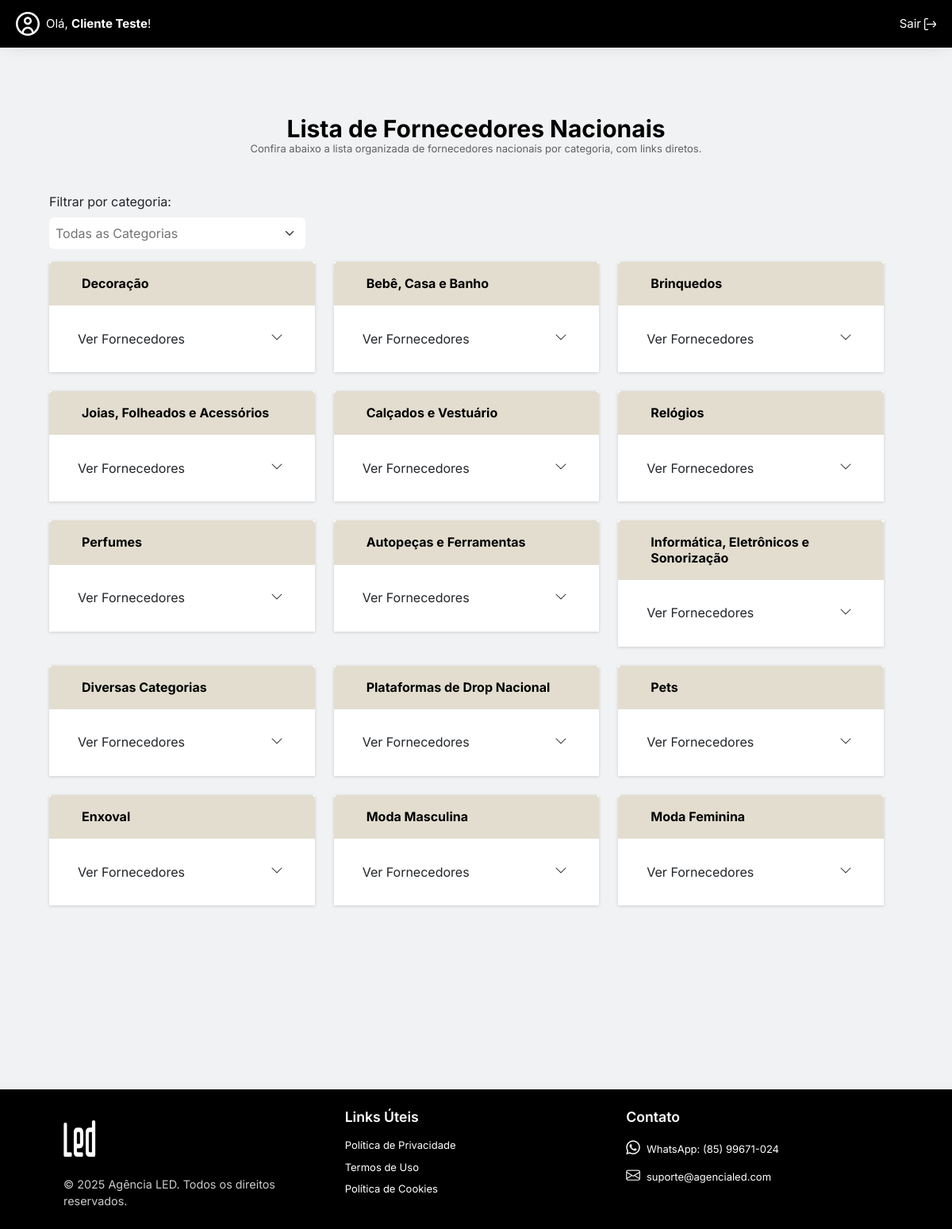
Page /painel.php (signed in) on the committed database.
### tables this page shows
CREATE TABLE `listas` (
  `id` int(11) NOT NULL,
  `product_id` varchar(50) NOT NULL,
  `nome` varchar(100) NOT NULL,
  `descricao` text,
  `conteudo_html` text NOT NULL,
  `preco` decimal(10,2) NOT NULL,
  `link_de_compra` varchar(500) DEFAULT NULL
);

### painel.php (the view, shortened to what this page needs)
<?php
    require 'conexao.php';
    $email = $_SESSION['usuario'];
    $nome = htmlspecialchars($_SESSION['nome']);
    function slugify($text) {
        $text = iconv('UTF-8', 'ASCII//TRANSLIT', $text);
        $text = preg_replace('/[^a-zA-Z0-9\s]/', '', $text);
        $text = strtolower(trim($text));
        $text = preg_replace('/\s+/', '-', $text);
        return $text;
    }
    $stmt = $pdo->prepare("SELECT id, classificacao, status FROM clientes WHERE email = ?");
    $stmt->execute([$email]);
    $cliente = $stmt->fetch();
    $acesso_liberado = false;
    $listas_com_acesso = [];
    $todas_listas = [];
    if ($cliente) {
        $classificacao = $cliente['classificacao'];
        $status_cliente = $cliente['status'];
        if ($status_cliente === 'ativo') {
            $acesso_liberado = true;
            $stmt = $pdo->query("SELECT id, nome, descricao, conteudo_html, link_de_compra FROM listas");
            $todas_listas = $stmt->fetchAll();
        }
    }
?>
<!DOCTYPE html>
<html lang="pt-BR">
<head>
    <link href="https://cdn.jsdelivr.net/npm/bootstrap@5.3.0/dist/css/bootstrap.min.css" rel="stylesheet">
    <link rel="stylesheet" href="https://cdnjs.cloudflare.com/ajax/libs/animate.css/4.1.1/animate.min.css">
    <link rel="stylesheet" href="https://cdn.jsdelivr.net/npm/bootstrap-icons@1.11.3/font/bootstrap-icons.min.css">
</head>
<body>
<header>
  <nav class="navbar navbar-expand-lg shadow-bg">
    <div id="iconUser" class="content-user">
        <div>
            <p class="mb-0">Olá, <strong><?php echo $nome; ?></strong>!</p>
        </div>
    </div>
    <div class="area-adm-style">
        <a style="color: #fffff" href="logout.php" class="btn-logout-desktop align-items-center gap-1">
            Sair
        </a>
    </div>
  </nav>
</header>
<main class="container py-5 main-content">
    <div class="main-fornecedores">
        <div class="col-md-9">
        <div class="tt-list">
            <?php if ($acesso_liberado): ?>
                <h1 class="mb-4">Lista de Fornecedores Nacionais</h1>
                <p class="mb-5">Confira abaixo a lista organizada de fornecedores nacionais por categoria, com links diretos.</p>
            <?php else: ?>
                <h1 style="color: red" class="mb-4">Seu Acesso Foi Suspenso!</h1>
                <p class="mb-5">Entre em contato com o suporte pelo e-mail: suporte@agencialed.com.</p>
            <?php endif; ?>
        </div>
        <?php if ($acesso_liberado): ?>
                <div class="mb-3">
                    <label for="categoryFilter" class="form-label">Filtrar por categoria:</label>
                    <select id="categoryFilter" class="form-select">
                        <option value="all">Todas as Categorias</option>
                    </select>
                </div>
                <div class="row" id="fornecedores">
                    <div class="row">
                        <?php foreach ($todas_listas as $lista): ?>
                            <?php
                            $liberado = ($classificacao === 'ouro') ? true : in_array($lista['id'], $listas_com_acesso);
                            $slug = slugify($lista['nome']);
                            ?>
                            <div class="col-md-6 col-lg-4 mb-4 fornecedor fade-in"
                                data-category="<?php echo $slug; ?>"
                                data-lista-id="<?php echo $lista['id']; ?>">
                                <div class="card h-100 rounded-2 border-0 card-disabled">
                                    <div class="card-header bg-white border-0">
                                        <h5 class="card-title mb-0 <?php echo $liberado ? '' : 'blur'; ?>">
                                            <?php echo htmlspecialchars($lista['nome']); ?>
                                        </h5>
                                    </div>
                                    <div class="card-body <?php echo $liberado ? '' : 'bloqueado'; ?>">
                                        <?php if ($liberado): ?>
                                            <div class="accordion" id="accordion<?php echo $lista['id']; ?>">
                                                <div class="accordion-item border-0">
                                                    <h2 class="accordion-header">
                                                        <button class="accordion-button collapsed bg-white" type="button" data-bs-toggle="collapse" data-bs-target="#collapse<?php echo $lista['id']; ?>">
                                                            Ver Fornecedores
                                                        </button>
                                                    </h2>
                                                </div>
                                            </div>
                                        <?php endif; ?>
                                    </div>
                                </div>
                            </div>
                        <?php endforeach; ?>
                    </div>
                </div>
            <?php endif; ?>
        </div>
    </div>
</main>
<footer class="footer mt-auto py-4 bg-dark text-white">
    <div>
        <div class="row">
            <div class="col-md-4 container-logo-footer">
                <img class="logo-footer" src="assets-agencia-led/img/logo-led.png" alt="Logo Pang Rodapé" width="100" height="50"><br>
                <p class="mb-0">© <?php echo date('Y'); ?> Agência LED. Todos os direitos reservados.</p>
            </div>
            <div class="col-md-4 mb-3 mb-md-0">
                <h5 class="mb-3">Links Úteis</h5>
                <ul class="list-unstyled">
                    <li class="mb-2"><a href="politica-privacidade.php" class="text-white text-decoration-none">Política de Privacidade</a></li>
                    <li class="mb-2"><a href="termos-uso.php" class="text-white text-decoration-none">Termos de Uso</a></li>
                    <li><a href="politica-cookies.php" class="text-white text-decoration-none">Política de Cookies</a></li>
                </ul>
            </div>
            <div class="col-md-4 mb-3 mb-md-0">
                <h5 class="mb-3">Contato</h5>
                <ul class="list-unstyled">
                    <li class="mb-2">
                        <a href="https://wa.me/558599671024" target="_blank" class="text-white text-decoration-none">
                            <i class="bi bi-whatsapp me-2"></i>WhatsApp: (85) 99671-024
                        </a>
                    </li>
                    <li>
                        <a href="mailto:suporte@agencialed.com" class="text-white text-decoration-none">
                            <i class="bi bi-envelope me-2"></i>suporte@agencialed.com
                        </a>
                    </li>
                </ul>
            </div>
        </div>
    </div>
</footer>
</body>
</html>

### painel.php (style rules this page uses)
* { font-family: 'Inter', sans-serif; }
.accordion-button::after { background-size: 1rem; }
@media (min-width: 769px) { .content-user { color:rgb(255, 255, 255); font-size: 15px; display: flex; flex-direction: row; align-items: center; gap: 8px; width: 100%; max-width: 265px; } }
@media (min-width: 769px) { .content-user p { margin: 0; } }
@media (min-width: 769px) { .form-select { border: 0; padding: 8px; color: #0000008c; width: 30%; cursor: pointer;s } }
@media (min-width: 769px) { header { padding: 20px 20px 5px; } }
@media (min-width: 769px) { .main-content { margin: 6em 0; padding: 8px 2rem; } }
@media (min-width: 769px) { .main-content h1 { margin: 0 !important; font-size: 30px; font-weight: 700; color:rgb(0, 0, 0); } }
@media (min-width: 769px) { .main-content p { margin: 0; font-size: 13px; color:rgb(0, 0, 0); text-align: center; line-height: 14px; opacity: 0.6; } }
@media (min-width: 769px) { .tt-list { display: flex; flex-direction: column; align-items: center; } }
@media (min-width: 769px) { .main-fornecedores { display: flex; justify-content: center; } }
@media (min-width: 769px) { .btn-logout-desktop { display: inline-flex!important; color: #ffffff; text-decoration: none; font-size: 15px; } }
body { background: #f1f2f3; min-height: 100vh; display: flex; align-items: center; justify-content: center; flex-direction: column; font-family: 'Inter', sans-serif!important; }
.card { transition: transform 0.3s ease, box-shadow 0.3s ease; border-radius: 0!important; }
.fade-in { animation: fadeIn 1s ease-in-out both; }
.card-header { background: #e2ddcf!important; }
.card-title { padding: 10px 25px; margin-bottom: 0; color: #000000; font-size: 16px!important; font-weight: 700; }
.card-disabled { position: relative; overflow: hidden; }
header { text-align: left; background: #000000; color: #ffffff; width: 100%; position: fixed; top: 0; z-index: 9; box-shadow: 0px 7px 20px -10px #bbbbbb94; padding: 5px!important; }
.card { max-height: max-content!important; box-shadow: 0 1px 4px 0 rgba(0,0,0,.15); }
.card-body { background:rgb(255, 255, 255); border-radius: 0px!important; }
.navbar-expand-lg { justify-content: space-between!important; padding: 10px 15px; }
.area-adm-style { display: flex; gap: 25px; }
.footer { background-color: #000000 !important; margin-top: 4rem !important; width: 100%; padding: 0 5rem; font-size: 13px; font-family: 'Inter', sans-serif!important; }
.footer h5 { font-weight: 600; font-size: 1.1rem; }
.footer a { transition: color 0.3s ease; }
.footer .bi { font-size: 1.1rem; }
.footer p { font-size: 0.9rem; opacity: 0.8; }
.logo-footer { margin-left: -30px; }
.container-logo-footer { display: flex; flex-direction: column; justify-content: flex-end; }
@media (min-width: 768px) { .col-md-9 { width: 100%!important; } }

### rows in the picture
listas: nome "Decoração"
listas: nome "Bebê, Casa e Banho"
listas: nome "Brinquedos"
listas: nome "Joias, Folheados e Acessórios"
listas: nome "Calçados e Vestuário"
listas: nome "Relógios"
listas: nome "Perfumes"
listas: nome "Autopeças e Ferramentas"
listas: nome "Informática, Eletrônicos e Sonorização"
listas: nome "Diversas Categorias"
listas: nome "Plataformas de Drop Nacional"
listas: nome "Pets"
listas: nome "Enxoval"
listas: nome "Moda Masculina"
listas: nome "Moda Feminina"

### other values in the picture
$nome "Cliente Teste"
